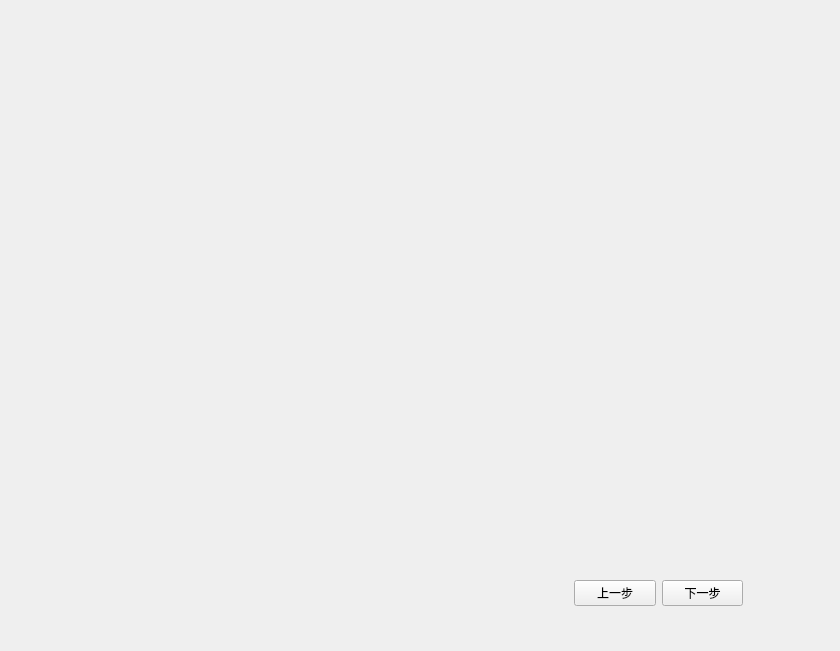
<?xml version="1.0" encoding="UTF-8"?>
<ui version="4.0">
 <class>chessboard_fupan</class>
 <widget class="QWidget" name="chessboard_fupan">
  <property name="geometry">
   <rect>
    <x>0</x>
    <y>0</y>
    <width>840</width>
    <height>651</height>
   </rect>
  </property>
  <property name="windowTitle">
   <string>复盘</string>
  </property>
  <layout class="QHBoxLayout" name="horizontalLayout_2" stretch="8,3,1">
   <item>
    <spacer name="horizontalSpacer">
     <property name="orientation">
      <enum>Qt::Horizontal</enum>
     </property>
     <property name="sizeHint" stdset="0">
      <size>
       <width>40</width>
       <height>20</height>
      </size>
     </property>
    </spacer>
   </item>
   <item>
    <widget class="QWidget" name="widget_2" native="true">
     <layout class="QVBoxLayout" name="verticalLayout" stretch="2,1,4,1">
      <item>
       <spacer name="verticalSpacer">
        <property name="orientation">
         <enum>Qt::Vertical</enum>
        </property>
        <property name="sizeHint" stdset="0">
         <size>
          <width>20</width>
          <height>40</height>
         </size>
        </property>
       </spacer>
      </item>
      <item>
       <widget class="QLabel" name="winInfo">
        <property name="minimumSize">
         <size>
          <width>50</width>
          <height>50</height>
         </size>
        </property>
        <property name="font">
         <font>
          <pointsize>14</pointsize>
         </font>
        </property>
        <property name="text">
         <string/>
        </property>
       </widget>
      </item>
      <item>
       <spacer name="verticalSpacer_2">
        <property name="orientation">
         <enum>Qt::Vertical</enum>
        </property>
        <property name="sizeHint" stdset="0">
         <size>
          <width>20</width>
          <height>40</height>
         </size>
        </property>
       </spacer>
      </item>
      <item>
       <widget class="QWidget" name="widget" native="true">
        <layout class="QHBoxLayout" name="horizontalLayout">
         <item>
          <widget class="QPushButton" name="last">
           <property name="text">
            <string>上一步</string>
           </property>
          </widget>
         </item>
         <item>
          <widget class="QPushButton" name="next">
           <property name="text">
            <string>下一步</string>
           </property>
          </widget>
         </item>
        </layout>
       </widget>
      </item>
     </layout>
    </widget>
   </item>
   <item>
    <spacer name="horizontalSpacer_2">
     <property name="orientation">
      <enum>Qt::Horizontal</enum>
     </property>
     <property name="sizeHint" stdset="0">
      <size>
       <width>40</width>
       <height>20</height>
      </size>
     </property>
    </spacer>
   </item>
  </layout>
 </widget>
 <resources/>
 <connections/>
</ui>
